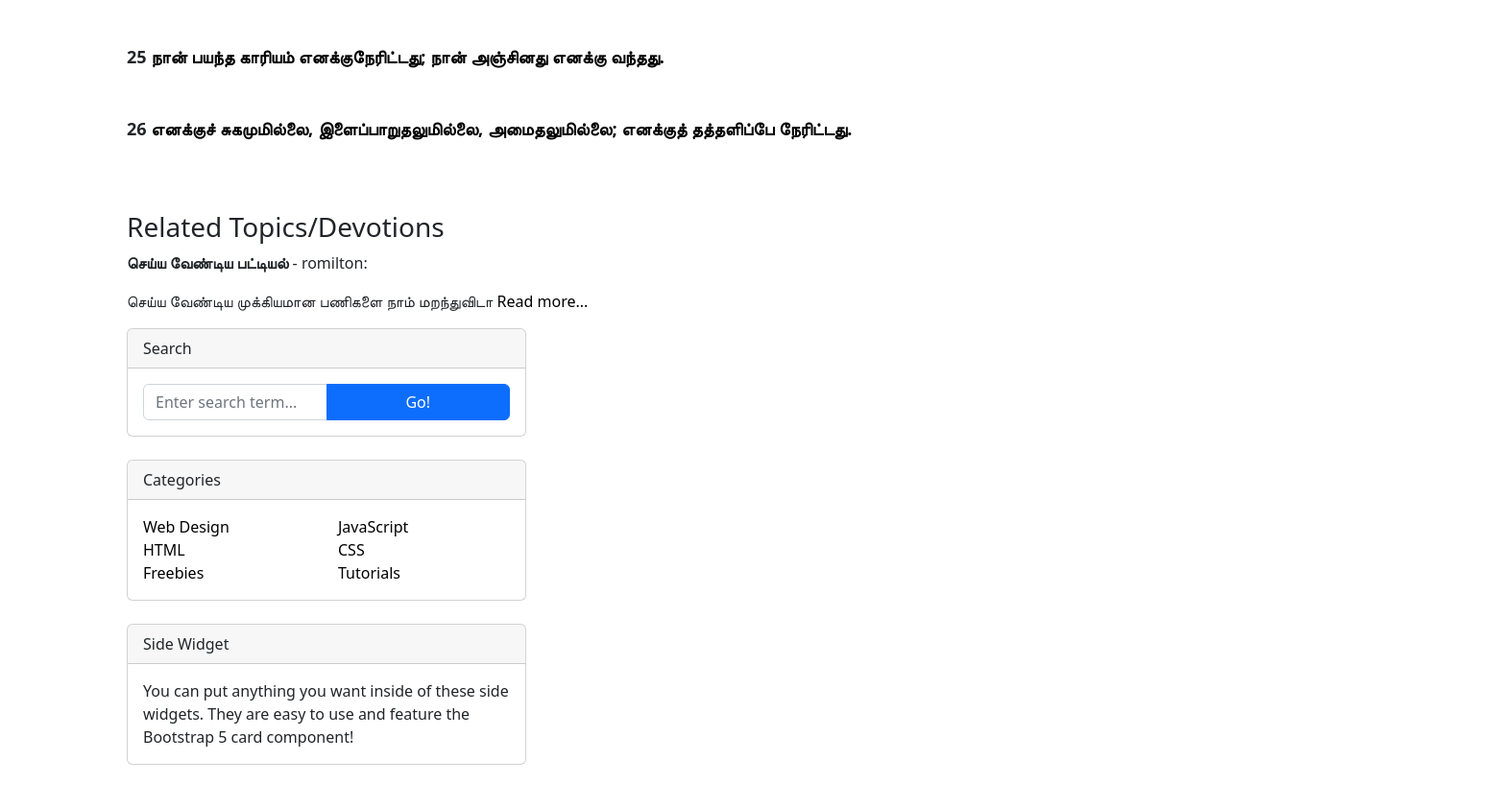
Before: /tamil/job/3/ (middle part) with the older database file.
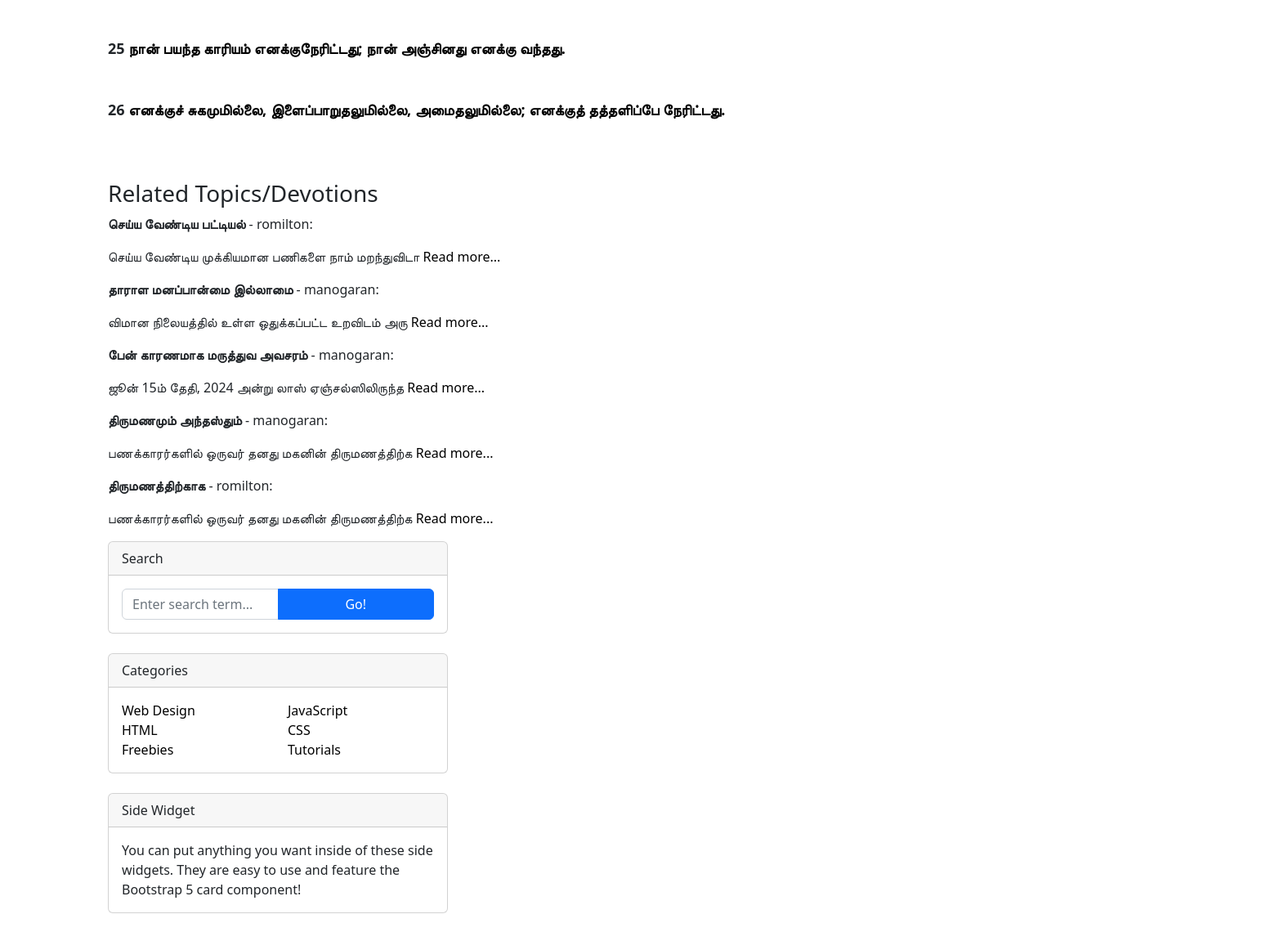
After: the same page with the newer database file.
### myapp/models.py (models this page shows, shortened)
class BibleDb(models.Model):
    book = models.CharField(max_length=100)
    bookname = models.CharField(max_length=100)
    tamilname = models.CharField(max_length=10)
    chapter = models.CharField(max_length=100)  # Format "1:1", "2:10", etc.
    versecount = models.CharField(max_length=100)
    verse = models.TextField()
    kjv = models.TextField()

class Authormessage(models.Model):
    title = models.CharField(max_length=100)
    url = models.CharField(max_length=100)
    author = models.ForeignKey('Author', on_delete=models.CASCADE, related_name='bible_references')
    select_tag = models.ManyToManyField('TaxonomyBibleStudy', related_name='selected_tags')
    tamil_bible_message = RichTextField(null=True, blank=True)
    view_count = models.IntegerField(default=0)  # Field to track view count

class Author(models.Model):
    add_author = models.CharField(max_length=100)
    def __str__(self):
        return self.add_author

### myapp/views.py (the view, shortened to what this page needs)
# urls.py: path('tamil/<str:bookname>/<str:chapter>/', views.chapter_detail, name='chapter_detail'),
def chapter_detail(request, bookname, chapter):
    books = BibleDb.objects.values('tamilname').distinct()
    tamilbook = BibleDb.objects.filter(bookname=bookname).first()
    if not tamilbook:
        return HttpResponseNotFound("Book not found")
    book = tamilbook.tamilname
    verses = BibleDb.objects.filter(bookname=bookname, chapter=chapter)
    current_chapter_number = int(chapter)  # Extracting chapter number
    current_book = bookname
    next_book=bookname
    prev_book=bookname
    current_chapter=chapter
    next_book_tamil=book
    prev_book_tamil=book
    all_chapters = BibleDb.objects.filter(bookname=current_book).values_list('chapter', flat=True).distinct().order_by(Cast('chapter', output_field=models.IntegerField()))
    chapter_index = list(all_chapters).index(chapter)
    prev_chapter = all_chapters[chapter_index - 1] if chapter_index > 0 else None
    next_chapter = all_chapters[chapter_index + 1] if chapter_index < len(all_chapters) - 1 else None
    bible_books = list(BibleDb.objects.values_list('bookname', flat=True).distinct())
    breadcrumbs = [
        {'name': 'Home', 'url': '/'},
        {'name': 'Tamil Bible', 'url': '/tamil/'},
        {'name': f'{book} -  {chapter}', 'url': None},
    ]
    pattern = r'\(?\d?' + re.escape(book) + r'\s' + re.escape(str(chapter)) + r'(:\d+(-\d+)?)?\)?'
    authormessages = Authormessage.objects.filter(
        Q(tamil_bible_message__regex=pattern)
        )
    context = {
        "bookname": bookname,
        "book": book,
        "chapter": chapter,
        "verses": verses,
        "all_chapters": all_chapters,
        "books": books,
        "breadcrumbs": breadcrumbs,
        "prev_chapter": prev_chapter,
        "next_chapter": next_chapter,
        "bookname": current_book,
        "next_book":next_book,
        "prev_book":prev_book,
        "next_book_tamil": next_book_tamil,
        "prev_book_tamil": prev_book_tamil,
        "authormessage": authormessages,
    }
    return render(request, 'chapter_detail.html', context)

### myapp/templates/chapter_detail.html (shortened to what this page needs)
{% extends 'base.html' %}
{% load static %}
{% block content %}
<body>
  <div class="container mt-4">
    <div class="row">
      <div class="col-lg-8 col-md-12 mb-4">
        <article>
          {% for i in verses %}
          <section class="mb-5">
            <p class="fs-5 mb-3" style="font-weight: 600;">
              {{ i.versecount }}
              <a href="{% url 'verse_detail' i.bookname i.chapter i.versecount %}" class="text-decoration-none">
                {{ i.verse }}
              </a>
            </p>
          </section>
          {% endfor %}
        </article>
      </div>
      <div>
        <h1>Related Topics/Devotions</h1>
        {% if authormessage %}
        <div>
          {% for message in authormessage %}
          <p>
            <strong>{{ message.title }}</strong> - {{ message.author }}:
            {% if message.tamil_bible_message|length > 50 %}
            {{ message.tamil_bible_message|safe|slice:":50" }}
            <a href="{% url 'sermon_detail' message.url %}">Read more...</a>
            {% else %}
            {{ message.tamil_bible_message|safe }}
            {% endif %}
          </p>
          {% empty %}
          <p>No related topics found.</p>
          {% endfor %}
        </div>
        {% else %}
        <p>No related topics found.</p>
        {% endif %}
      </div>
      <div class="col-lg-4 col-md-6">
        <div class="card mb-4">
          <div class="card-header">Search</div>
          <div class="card-body">
            <div class="input-group">
              <input class="form-control" type="text" placeholder="Enter search term..."
                aria-label="Enter search term..." aria-describedby="button-search" />
              <button class="btn btn-primary" id="button-search" type="button">Go!</button>
            </div>
          </div>
        </div>
        <div class="card mb-4">
          <div class="card-header">Categories</div>
          <div class="card-body">
            <div class="row">
              <div class="col-6">
                <ul class="list-unstyled mb-0">
                  <li><a href="#!">Web Design</a></li>
                  <li><a href="#!">HTML</a></li>
                  <li><a href="#!">Freebies</a></li>
                </ul>
              </div>
              <div class="col-6">
                <ul class="list-unstyled mb-0">
                  <li><a href="#!">JavaScript</a></li>
                  <li><a href="#!">CSS</a></li>
                  <li><a href="#!">Tutorials</a></li>
                </ul>
              </div>
            </div>
          </div>
        </div>
        <div class="card mb-4">
          <div class="card-header">Side Widget</div>
          <div class="card-body">You can put anything you want inside of these side widgets. They are easy to use and
            feature the Bootstrap 5 card component!</div>
        </div>
      </div>
    </div>
</body>
{% endblock %}

Changed rows visible on the page:
added Authormessage: title "தாராள மனப்பான்மை இல்லாமை", author "manogaran", tamil_bible_message "விமான நிலையத்தில் உள்ள ஒதுக்கப்பட்ட உறவிடம் அரு"
added Authormessage: title "பேன் காரணமாக மருத்துவ அவசரம்", author "manogaran", tamil_bible_message "ஜூன் 15ம் தேதி, 2024 அன்று லாஸ் ஏஞ்சல்ஸிலிருந்த"
added Authormessage: title "திருமணமும் அந்தஸ்தும்", author "manogaran", tamil_bible_message "பணக்காரர்களில் ஒருவர் தனது மகனின் திருமணத்திற்க"
added Authormessage: title "திருமணத்திற்காக", author "romilton", tamil_bible_message "பணக்காரர்களில் ஒருவர் தனது மகனின் திருமணத்திற்க"
